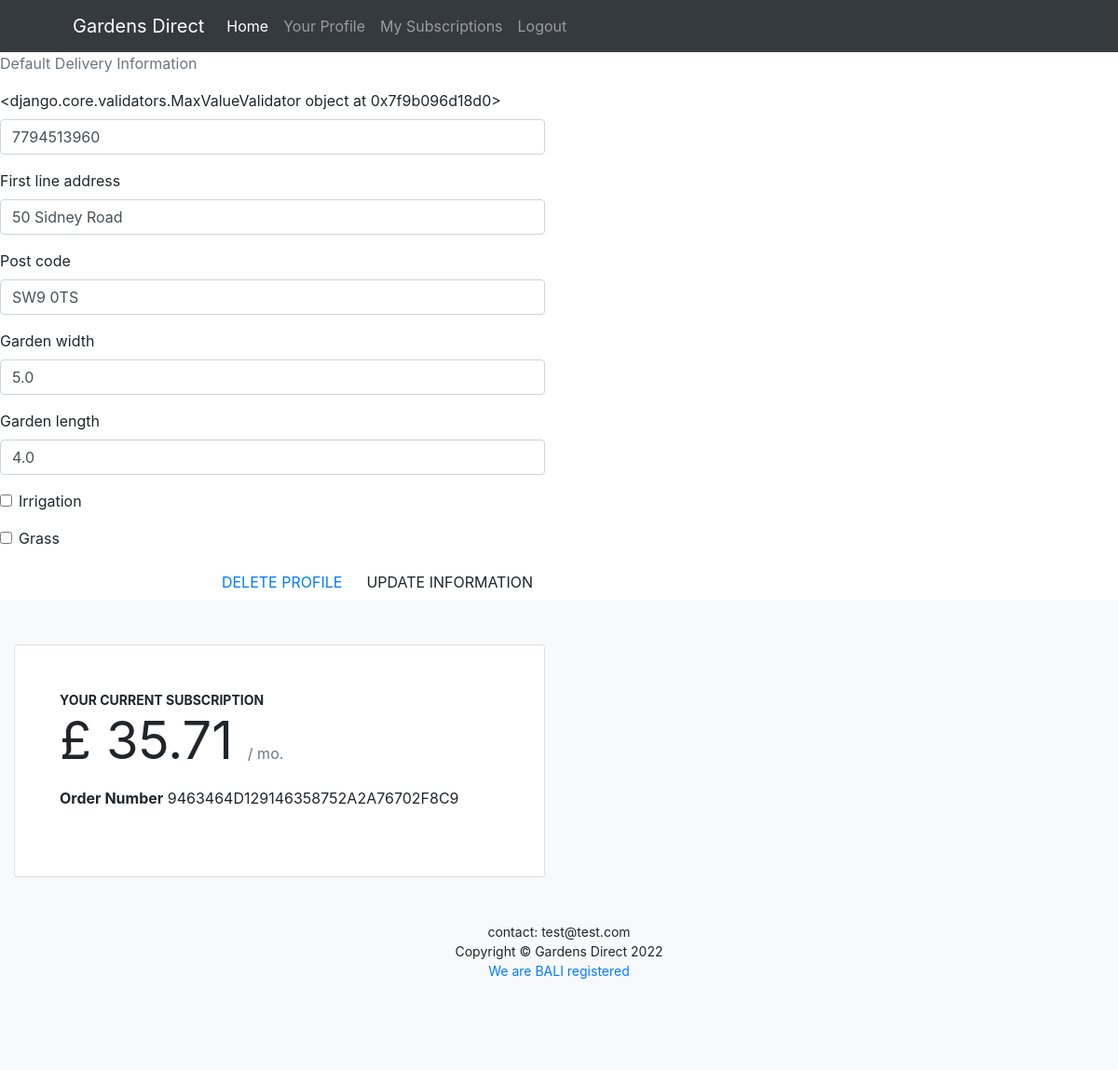
Screenshot of /profile/ (signed in) with the database file from the repository.
### profiles/models.py (models this page shows, shortened)
class UserProfile(models.Model):
    user = models.OneToOneField(User, on_delete=models.CASCADE)
    phoneNumber = models.IntegerField(MaxValueValidator(999999999999), null=True, blank=True)
    First_line_address = models.CharField(max_length=80, null=True, blank=True)
    Post_code = models.CharField(max_length=20, null=True, blank=True)
    garden_width = models.FloatField(default=0, blank=True)
    garden_length = models.FloatField(default=0, blank=True)
    irrigation = models.BooleanField(default=False)
    grass = models.BooleanField(default=False)
    quote = models.FloatField(default=0, editable=True, blank=True)
    def __str__(self):
        return self.user.username

### calculator/models.py (models this page shows, shortened)
class sub_user_details(models.Model):
    subscription_number = models.CharField(max_length=32, null=False, editable= False, unique=True)
    user = models.ForeignKey(User,on_delete=models.CASCADE)
    subscription_cost = models.FloatField(default=0)
    address = models.CharField(max_length=100,)
    paid = models.BooleanField(default=False,)

### profiles/views.py (the view)
# urls.py: path('profile/', include('profiles.urls')),
@login_required
def profile(request):
    profile = get_object_or_404(UserProfile, user=request.user)
    print(profile)
    if request.method == 'POST':
        form = UserProfileForm(request.POST, instance=profile)
        if form.is_valid():
            form.save()
            sweetify.success(request, title='Profile updated successfully')
            return redirect('/')
        else:
            messages.error(request,
                           ('update failed'))
    else:
        form = UserProfileForm(instance=profile)
    if sub_user_details.objects.filter(user__username__contains=profile.user):
        subs = get_object_or_404(sub_user_details, user=request.user)
        load_sub = subs
    else:
        load_sub = 'Your Dont have a purchase yet'
    template = 'profiles/profile.html'
    context = {
        'form': form,
        'load_sub': load_sub
    }
    return render(request, template, context)

### profiles/forms.py
class UserProfileForm(forms.ModelForm):
    class Meta:
        model = UserProfile
        exclude = ('user', 'quote')
    def __init__(self, *args, **kwargs):
        super().__init__(*args, **kwargs)

### profiles/templates/profiles/profile.html (shortened to what this page needs)
{% extends "base.html" %}
{% load static %}
{% load crispy_forms_tags %}
{% block content %}
<div class="row">
    <div class="col-12 col-lg-6">
        <p class="text-muted">Default Delivery Information</p>
        <form class="mt-3" action="{% url 'profile' %}" method="POST" id="profile-update-form">
            {{ form|crispy }}
            <button class="btn btn-black rounded-0 text-uppercase float-right">Update Information</button>
        </form>
        <button class="btn btn-black rounded-0 text-uppercase float-right"><a href="{% url 'delete_profile' %}">Delete Profile</a></button>
    </div>
</div>
<section class="bg-light py-5">
    <div class="col-lg-6 order-lg-1">
        <div class="card mb-5 mb-xl-0">
            <div class="card-body p-5">
                <div class="small text-uppercase fw-bold">
                  <strong> Your Current Subscription</strong>
                </div>
                <div class="mb-3">
                    <span class="display-4 fw-bold"><strong>£ {{ load_sub.subscription_cost }}</strong>
                    </span>
                    <span class="text-muted">/ mo.</span>
                </div>
                <ul class="list-unstyled mb-4">
                    <li class="mb-2">
                        <strong>Order Number</strong>
                        {{ load_sub.subscription_number }}
                    </li>
                </ul>
            </div>
        </div>
    </div>
{% endblock %}

### static/css/base.css (style rules this page uses)
:root { --bs-blue:#0d6efd;--bs-indigo:#6610f2;--bs-purple:#6f42c1;--bs-pink:#d63384;--bs-red:#dc3545;--bs-orange:#fd7e14;--bs-yellow:#ffc107;--bs-green:#198754;--bs-teal:#20c997;--bs-cyan:#0dcaf0;--bs-white:#fff;--bs-gray:#6c757d;--bs-gray-dark:#343a40;--bs-gray-100:#f8f9fa;--bs-gray-200:#e9ecef;--bs-gray-300:#dee2e6;--bs-gray-400:#ced4da;--bs-gray-500:#adb5bd;--bs-gray-600:#6c757d;--bs-gray-700:#495057;--bs-gray-800:#343a40;--bs-gray-900:#212529;--bs-primary:#0d6efd;--bs-secondary:#6c757d;--bs-success:#198754;--bs-info:#0dcaf0;--bs-warning:#ffc107;--bs-danger:#dc3545;--bs-light:#f8f9fa;--bs-dark:#212529;--bs-primary-rgb:13,110,253;--bs-secondary-rgb:108,117,125;--bs-success-rgb:25,135,84;--bs-info-rgb:13,202,240;--bs-warning-rgb:255,193,7;--bs-danger-rgb:220,53,69;--bs-light-rgb:248,249,250;--bs-dark-rgb:33,37,41;--bs-white-rgb:255,255,255;--bs-black-rgb:0,0,0;--bs-body-color-rgb:33,37,41;--bs-body-bg-rgb:255,255,255;--bs-font-sans-serif:system-ui,-apple-system,"Segoe UI",Roboto,"Helvetica Neue",Arial,"Noto Sans","Liberation Sans",sans-serif,"Apple Color Emoji","Segoe UI Emoji","Segoe UI Symbol","Noto Color Emoji";--bs-font-monospace:SFMono-Regular,Menlo,Monaco,Consolas,"Liberation Mono","Courier New",monospace;--bs-gradient:linear-gradient(180deg,rgba(255,255,255,.15),rgba(255,255,255,0));--bs-body-font-family:var(--bs-font-sans-serif);--bs-body-font-size:1rem;--bs-body-font-weight:400;--bs-body-line-height:1.5;--bs-body-color:#212529;--bs-body-bg:#fff }

### rows the page displays
UserProfile: phoneNumber "7794513960", First_line_address "50 Sidney Road", Post_code "SW9 0TS", garden_width "5.0", garden_length "4.0"
sub_user_details: subscription_cost "35.71", subscription_number "9463464D129146358752A2A76702F8C9"
